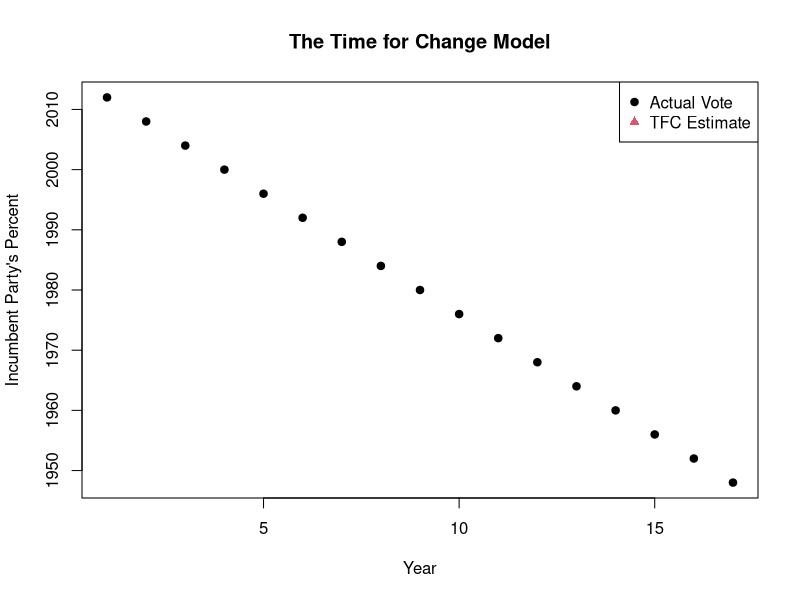

The R source for this figure: (Note: this script raises an error after producing the figure.)
## ---- chunk 1
tfc <- if(interactive()){
  read.table("Topics_in_Generalized_Linear_Models/Time_for_a_Change_Election_Model/tfc.csv", as.is=TRUE, header=TRUE, sep=",")
  } else {
    read.table("tfc.csv", as.is=TRUE, header=TRUE, sep=",")
  }
## ---- chunk 2
fit <- 51.5 + 0.1*tfc$approval + 0.6*tfc$q2 - 4.1*tfc$tfc
plot(tfc$year, tfc$pv, col=1, pch=19, xlab="Year", ylab="Incumbent Party's Percent", main="The Time for Change Model")
points(tfc$year, fit, col=2, pch=17)
legend('topright', c("Actual Vote", "TFC Estimate"), col=1:2, pch=c(19,17))
## ---- chunk 3
tfc
## ---- chunk 4
fit_tfc <- lm(pv ~ approval + q2 + tfc, tfc)
## ---- chunk 5
plot(tfc$year, tfc$pv, col=1, pch=19, xlab="Year", ylab="Incumbent Party's Percent", main="Binomial GLM Model with Probabilities\nrather than Binary Outcomes")
points(tfc$year, fit_pv$fitted.values*100, col=2, pch=17)
legend('topright', c("Actual Vote", "Model Estimate"), col=1:2, pch=c(19,17))
